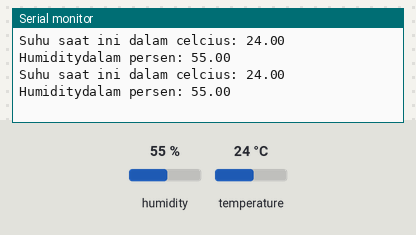
The program below on a simulated Arduino Uno, built with avr-gcc and run on an emulated ATmega328P. Parts: the last lines printed to the serial monitor. Inputs (shaded band) come from the test bench; at power-on: humidity 55 %, temperature 24 °C.

Above: at 5.8 s.
5.9 s: humidity set to 22 %
At 11.1 s:
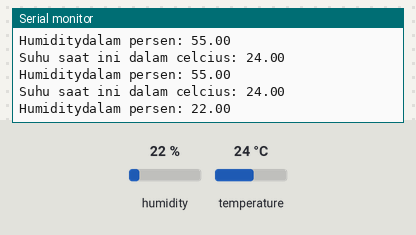
11.9 s: temperature set to 12 °C
At 15.7 s:
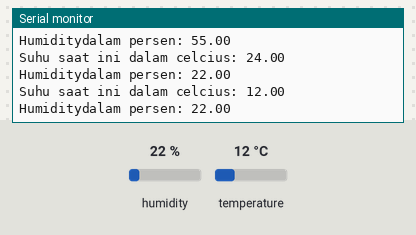
17.9 s: humidity set to 40 %
At 21.7 s:
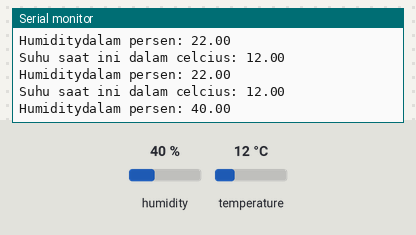
Timing chart, 0 to 23.2 s (numbered marks = the images above; inputs shaded):
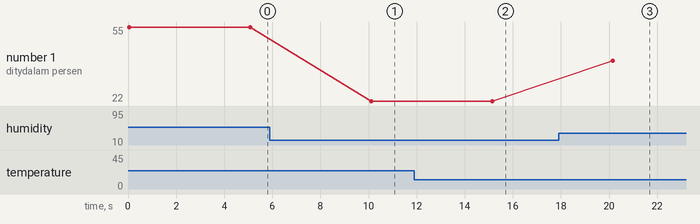

Measured:
- after the input at 5.9 s, the serial monitor: prints a new line after 4.2 s (image 1)
- after the input at 11.9 s, the serial monitor: prints a new line after 3.2 s (image 2)
- after the input at 17.9 s, the serial monitor: prints a new line after 2.3 s (image 3)
- plotted number 1: 55 → 22 after the input at 5.9 s, 22 → 40 after the input at 17.9 s

The program:

main.cpp
```cpp
#include <Arduino.h>
#include <Wire.h>
#include <SPI.h>
#include <DHT.h>

#define DHT_PIN 5
#define DHT_TYPE DHT11

DHT dht(DHT_PIN,DHT_TYPE);
float temp, humid;

void updateData();

void setup() {
  // put your setup code here, to run once:
  Serial.begin(9600);
  dht.begin();
}

void loop() {
  // put your main code here, to run repeatedly:
  updateData();
  Serial.print("Suhu saat ini dalam celcius: ");
  Serial.println(temp);
  Serial.print("Humiditydalam persen: ");
  Serial.println(humid);
  delay(5000);
}

void updateData() {
  temp = dht.readTemperature();
  humid = dht.readHumidity();
}
```
